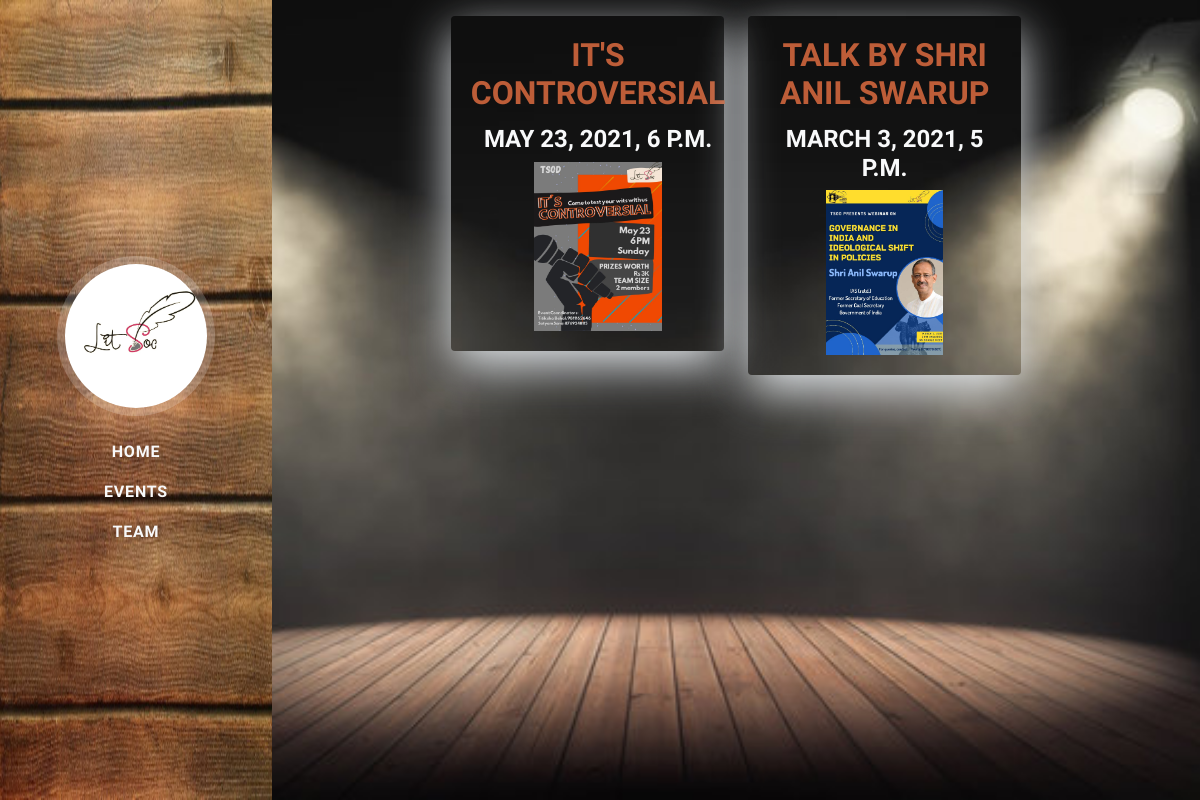
Page /events/debating/ on the committed database.
### events/models.py (models this page shows, shortened)
class Events(models.Model):
    title=models.CharField(blank=True, max_length=100)
    content = models.TextField(blank=True)
    date = models.DateTimeField(blank=True, default=timezone.now)
    image = models.ImageField(upload_to = 'event_img', blank=True, default='event_img/default.jpg')
    status = models.IntegerField(choices=STATUS)
    class Meta:
        ordering = ['-date']

### events/views.py (the view)
# urls.py: path('debating/', D_EventListView.as_view(), name='d_events_list'),
class D_EventListView(ListView):
    queryset = Events.objects.filter(status=1).order_by('-date')
    template_name='events/d_events.html'
    context_object_name = 'd_events_list'

### events/templates/events/d_events.html (shortened to what this page needs)
{%extends "debating/base.html" %}
{% block content %}
<div class="container">
  <div class="row">
          {% for event in d_events_list %}
          <div class="col-md-6 mt-3 mx-auto">
          <div class="card mb-4">
              <div class="card-body">
                <a href="{% url 'd_event_detail' event.id %}"><h3 class="card-title text-primary text-center">{{ event.title }}</h3></a>
                <h4 class="flex-shrink-0 text-center text-light"><span>{{event.date}}</span></h4>
                <img src = {{ event.image.url }} width="50%" height="50%" class="mx-auto d-block">
              </div>
          </div>
          </div>
          {% endfor %}
  </div>
</div>
{% endblock content %}

### debating/templates/debating/base.html (style rules this page uses)
body { background-image: url('/static/images/deb_bg.jpg'); background-repeat: repeat; height: 100%; background-size: cover; background-attachment: fixed; }

### events/templates/events/d_events.html (style rules this page uses)
.container { font-family: "Roboto", sans-serif; font-size: 18px; }
.card { display: flex; flex-wrap: wrap; box-shadow: 0 16px 48px #E3E7EB; background-color: #11111110; border: none; }

### rows in the picture
Events: title "IT'S CONTROVERSIAL", date "MAY 23, 2021, 6 P.M.", image (picture)
Events: title "TALK BY SHRI ANIL SWARUP", date "MARCH 3, 2021, 5 P.M.", image (picture)
